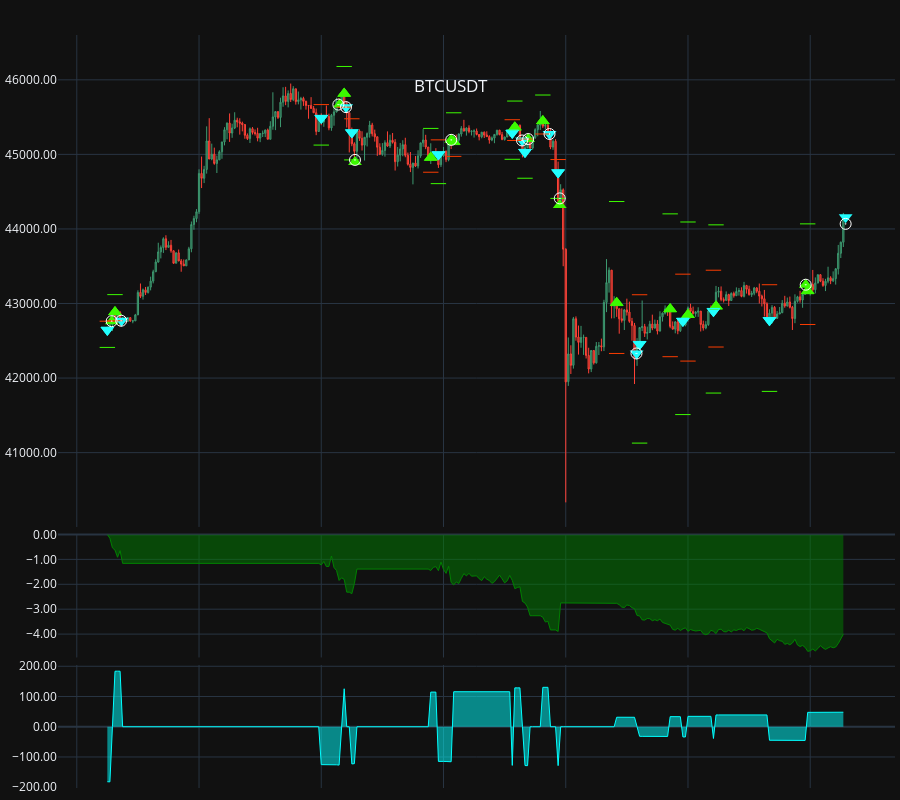

Write notebook code for a chart like this one.
### Code cell
chart_signals(rep[1], 'BTCUSDT', 
              r.read("BINANCE.UM:BTCUSDT", "2024-01-01", "2024-01-05", transform=AsPandasFrame()), 
              timeframe='15Min',
              show_trades=True, show_signals=True)

### Figure 1 — Plotly figure (JSON) as saved in the notebook; plotly's stock layout.template omitted (floating-point values rounded to 4 significant figures; data arrays with more than 128 entries replaced by an {"elided": "..."} marker saying what was removed)
{"data": [{"close": {"elided": "290 float values"}, "high": {"elided": "290 float values"}, "line": {"width": 1}, "low": {"elided": "290 float values"}, "name": "Master_0", "open": {"elided": "290 float values"}, "type": "candlestick", "uid": "b84b1859-c03e-446e-b77b-a4290d07ec08", "x": {"elided": "290 str values"}, "xaxis": "x", "yaxis": "y"}, {"marker": {"color": "#3cfa00", "size": 12, "symbol": "triangle-up"}, "mode": "markers", "name": "BOT", "type": "scatter", "uid": "0a1f6f79-a2b2-4d2c-a0e8-b46e40b302eb", "x": ["2024-01-01T15:25:59.999000", "2024-01-01T15:44:59.999000", "2024-01-02T13:48:24", "2024-01-02T14:14:59.999000", "2024-01-02T15:18:36", "2024-01-02T22:44:59.999000", "2024-01-03T00:45:36", "2024-01-03T00:59:59.999000", "2024-01-03T06:59:59.999000", "2024-01-03T08:18:59.999000", "2024-01-03T09:44:59.999000", "2024-01-03T11:24:36", "2024-01-03T16:59:59.999000", "2024-01-03T22:14:59.999000", "2024-01-03T23:59:59.999000", "2024-01-04T02:44:59.999000", "2024-01-04T11:33:36", "2024-01-04T11:44:59.999000"], "xaxis": "x", "y": [42760.0, 42890.0, 45670.0, 45820.0, 44900.0, 44960.0, 45190.0, 45170.0, 45360.0, 45210.0, 45450.0, 44320.0, 43010.0, 42930.0, 42850.0, 42960.0, 43250.0, 43170.0], "yaxis": "y"}, {"marker": {"color": "#20ffff", "size": 12, "symbol": "triangle-down"}, "mode": "markers", "name": "SLD", "type": "scatter", "uid": "87fed440-3e80-40d0-8ff2-c63bb57f4d58", "x": ["2024-01-01T14:59:59.999000", "2024-01-01T16:23:36", "2024-01-02T11:59:59.999000", "2024-01-02T14:26:24", "2024-01-02T14:59:59.999000", "2024-01-02T23:29:59.999000", "2024-01-03T06:44:59.999000", "2024-01-03T07:43:24", "2024-01-03T07:59:59.999000", "2024-01-03T10:24:36", "2024-01-03T11:14:59.999000", "2024-01-03T18:57:24", "2024-01-03T19:14:59.999000", "2024-01-03T23:29:59.999000", "2024-01-04T02:29:59.999000", "2024-01-04T07:59:59.999000", "2024-01-04T15:28:36"], "xaxis": "x", "y": [42650.0, 42770.0, 45490.0, 45630.0, 45290.0, 45000.0, 45290.0, 45190.0, 45030.0, 45270.0, 44760.0, 42330.0, 42450.0, 42770.0, 42900.0, 42770.0, 44160.0], "yaxis": "y"}, {"marker": {"color": "#3cfa00", "size": 11, "symbol": "triangle-up-open-dot"}, "mode": "markers", "name": "LONG", "text": ["", "", "", "", "", "", "", "", "", "", ""], "type": "scatter", "uid": "7998ed23-95b0-4c25-ac85-a569153958cf", "x": ["2024-01-01T15:44:59.999000", "2024-01-02T14:14:59.999000", "2024-01-02T22:44:59.999000", "2024-01-03T00:59:59.999000", "2024-01-03T06:59:59.999000", "2024-01-03T09:44:59.999000", "2024-01-03T16:59:59.999000", "2024-01-03T22:14:59.999000", "2024-01-03T23:59:59.999000", "2024-01-04T02:44:59.999000", "2024-01-04T11:44:59.999000"], "xaxis": "x", "y": [42890.0, 45820.0, 44960.0, 45170.0, 45360.0, 45450.0, 43010.0, 42930.0, 42850.0, 42960.0, 43170.0], "yaxis": "y"}, {"marker": {"color": "#3cfa00", "size": 11, "symbol": "line-ew-open"}, "mode": "markers", "name": "Take", "type": "scatter", "uid": "0b64dbee-3c3d-4279-ba9a-ca2724537812", "x": ["2024-01-01T15:44:59.999000", "2024-01-02T14:14:59.999000", "2024-01-02T22:44:59.999000", "2024-01-03T00:59:59.999000", "2024-01-03T06:59:59.999000", "2024-01-03T09:44:59.999000", "2024-01-03T16:59:59.999000", "2024-01-03T22:14:59.999000", "2024-01-03T23:59:59.999000", "2024-01-04T02:44:59.999000", "2024-01-04T11:44:59.999000"], "xaxis": "x", "y": [43120.0, 46180.0, 45350.0, 45560.0, 45720.0, 45800.0, 44370.0, 44200.0, 44090.0, 44050.0, 44070.0], "yaxis": "y"}, {"marker": {"color": "#fa3c00", "size": 11, "symbol": "line-ew-open"}, "mode": "markers", "name": "Stop", "type": "scatter", "uid": "81fb1140-96c8-4c1d-87d3-a6353551fd85", "x": ["2024-01-01T15:44:59.999000", "2024-01-02T14:14:59.999000", "2024-01-02T22:44:59.999000", "2024-01-03T00:59:59.999000", "2024-01-03T06:59:59.999000", "2024-01-03T09:44:59.999000", "2024-01-03T16:59:59.999000", "2024-01-03T22:14:59.999000", "2024-01-03T23:59:59.999000", "2024-01-04T02:44:59.999000", "2024-01-04T11:44:59.999000"], "xaxis": "x", "y": [42770.0, 45630.0, 44760.0, 44970.0, 45190.0, 45270.0, 42330.0, 42290.0, 42230.0, 42420.0, 42720.0], "yaxis": "y"}, {"marker": {"color": "#20ffff", "size": 11, "symbol": "triangle-down-open-dot"}, "mode": "markers", "name": "SHORTS", "text": ["", "", "", "", "", "", "", "", "", "", ""], "type": "scatter", "uid": "94f45816-7545-47bd-9a98-658888122632", "x": ["2024-01-01T14:59:59.999000", "2024-01-02T11:59:59.999000", "2024-01-02T14:59:59.999000", "2024-01-02T23:29:59.999000", "2024-01-03T06:44:59.999000", "2024-01-03T07:59:59.999000", "2024-01-03T11:14:59.999000", "2024-01-03T19:14:59.999000", "2024-01-03T23:29:59.999000", "2024-01-04T02:29:59.999000", "2024-01-04T07:59:59.999000"], "xaxis": "x", "y": [42650.0, 45490.0, 45290.0, 45000.0, 45288, 45030.0, 44760.0, 42450.0, 42770.0, 42900.0, 42775], "yaxis": "y"}, {"marker": {"color": "#3cfa00", "size": 11, "symbol": "line-ew-open"}, "mode": "markers", "name": "Take", "type": "scatter", "uid": "b0bc8b61-8940-4aa2-b456-12260d9c3360", "x": ["2024-01-01T14:59:59.999000", "2024-01-02T11:59:59.999000", "2024-01-02T14:59:59.999000", "2024-01-02T23:29:59.999000", "2024-01-03T06:44:59.999000", "2024-01-03T07:59:59.999000", "2024-01-03T11:14:59.999000", "2024-01-03T19:14:59.999000", "2024-01-03T23:29:59.999000", "2024-01-04T02:29:59.999000", "2024-01-04T07:59:59.999000"], "xaxis": "x", "y": [42410.0, 45120.0, 44930.0, 44610.0, 44930.0, 44680.0, 44410.0, 41130.0, 41510.0, 41800.0, 41820.0], "yaxis": "y"}, {"marker": {"color": "#fa3c00", "size": 11, "symbol": "line-ew-open"}, "mode": "markers", "name": "Stop", "type": "scatter", "uid": "80e6eb61-623f-4950-aba6-e5f74aaa4313", "x": ["2024-01-01T14:59:59.999000", "2024-01-02T11:59:59.999000", "2024-01-02T14:59:59.999000", "2024-01-02T23:29:59.999000", "2024-01-03T06:44:59.999000", "2024-01-03T07:59:59.999000", "2024-01-03T11:14:59.999000", "2024-01-03T19:14:59.999000", "2024-01-03T23:29:59.999000", "2024-01-04T02:29:59.999000", "2024-01-04T07:59:59.999000"], "xaxis": "x", "y": [42760.0, 45670.0, 45480.0, 45190.0, 45460.0, 45210.0, 44930.0, 43120.0, 43390.0, 43450.0, 43250.0], "yaxis": "y"}, {"marker": {"color": "#ffffff", "size": 11, "symbol": "circle-open-dot"}, "mode": "markers", "name": "EXITS", "text": ["Stop triggered", "Stop triggered", "Stop triggered", "Stop triggered", "Take triggered", "Stop triggered", "Stop triggered", "Stop triggered", "Stop triggered", "Take triggered", "Stop triggered", "Stop triggered", "Take triggered"], "type": "scatter", "uid": "e0da4a6f-04f8-4d45-88a1-0c6f69a52f90", "x": ["2024-01-01T15:25:36", "2024-01-01T16:21:36", "2024-01-02T13:40:36", "2024-01-02T14:25:36", "2024-01-02T15:18:36", "2024-01-03T00:45:24", "2024-01-03T07:42:36", "2024-01-03T08:18:36", "2024-01-03T10:24:24", "2024-01-03T11:24:36", "2024-01-03T18:56:36", "2024-01-04T11:33:24", "2024-01-04T15:28:36"], "xaxis": "x", "y": [42760.0, 42770.0, 45670.0, 45630.0, 44930.0, 45190.0, 45190.0, 45210.0, 45270.0, 44410.0, 42330.0, 43250.0, 44070.0], "yaxis": "y"}, {"fill": "tozeroy", "line": {"color": "green", "width": 1}, "mode": "lines", "name": "BTCUSDT_PnL", "type": "scatter", "uid": "87025585-c5d3-45fa-aad9-30a2c8e25d1e", "x": {"elided": "290 str values"}, "xaxis": "x", "y": {"elided": "290 float values"}, "yaxis": "y2"}, {"fill": "tozeroy", "line": {"color": "cyan", "width": 1}, "mode": "lines", "name": "Leverage", "type": "scatter", "uid": "ddfc36de-d4bd-44b8-9ad7-a0e675eef759", "x": {"elided": "290 str values"}, "xaxis": "x", "y": {"elided": "290 float values"}, "yaxis": "y3"}], "layout": {"dragmode": "zoom", "height": 800, "hoverdistance": 1000, "hovermode": "x unified", "margin": {"b": 5, "l": 5, "r": 5, "t": 35}, "modebar": {"add": ["drawline", "drawopenpath", "drawrect", "eraseshape"]}, "newshape": {"line": {"color": "yellow", "width": 1}}, "showlegend": false, "title": {"text": " BTCUSDT", "x": 0.5, "xanchor": "center", "y": 0.9, "yanchor": "top"}, "xaxis": {"anchor": "y", "domain": [0, 1], "hoverformat": "%d-%b-%y %H:%M", "matches": "x3", "rangeslider": {"visible": false}, "showspikes": true, "showticklabels": false, "spikecolor": "#306020", "spikedash": "dot", "spikemode": "across", "spikesnap": "cursor", "spikethickness": 1}, "xaxis2": {"anchor": "y2", "domain": [0, 1], "matches": "x3", "showspikes": true, "showticklabels": false, "spikecolor": "#306020", "spikedash": "dot", "spikemode": "across", "spikesnap": "cursor", "spikethickness": 1}, "xaxis3": {"anchor": "y3", "domain": [0, 1], "showspikes": true, "spikecolor": "#306020", "spikedash": "dot", "spikemode": "across", "spikesnap": "cursor", "spikethickness": 1}, "yaxis": {"anchor": "x", "domain": [0.3467, 1], "hoverformat": ".2f", "spikecolor": "#306020", "spikesnap": "cursor", "spikethickness": 1, "tickformat": ".2f"}, "yaxis2": {"anchor": "x2", "domain": [0.1733, 0.3367], "spikecolor": "#306020", "spikesnap": "cursor", "spikethickness": 1, "tickformat": ".2f"}, "yaxis3": {"anchor": "x3", "domain": [0, 0.1633], "spikecolor": "#306020", "spikesnap": "cursor", "spikethickness": 1, "tickformat": ".2f"}}}
